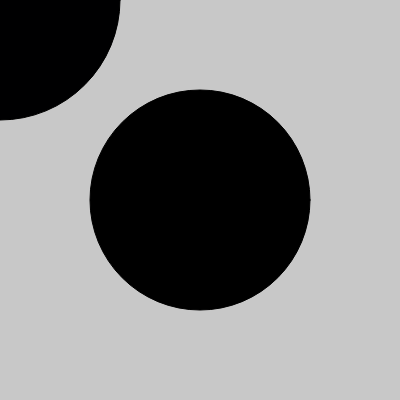
Frame 1 (no input)
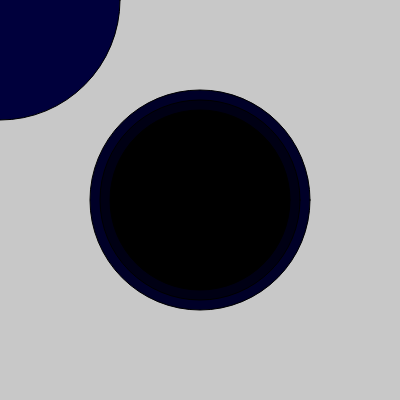
Frame 60 (no input)
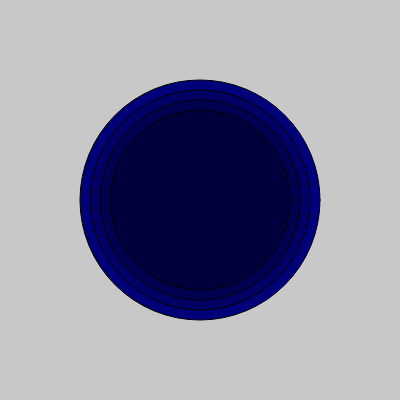
Frame 120 (the mouse pressed at the canvas centre since frame 60)

The p5.js sketch that drew these frames (run headless with seeded random() and noise() and a simulated clock; from frame 60 on, the mouse is pressed at the canvas centre):

// p5.js sketch
// ── sketch.js
function setup() {
  createCanvas(400, 400);
}
  var xPos = 200;
  var yPos = 200;

function draw() {
  background(200);
  var minyoungsize = 240;
  var blueColor = frameCount;

  fill(0, 0, blueColor);
  ellipse(mouseX, mouseY, minyoungsize, minyoungsize);

  blueColor -= 20;
  minyoungsize = minyoungsize - 20;
  fill(0, 0, blueColor);
  ellipse(xPos, yPos, minyoungsize, minyoungsize);

  blueColor -= 20;
  minyoungsize = minyoungsize - 20;
  fill(0, 0, blueColor);
  ellipse(xPos, yPos, minyoungsize, minyoungsize);

  blueColor -= 20;
  minyoungsize = minyoungsize - 20;
  fill(0, 0, blueColor);
  ellipse(xPos, yPos, minyoungsize, minyoungsize);
}
